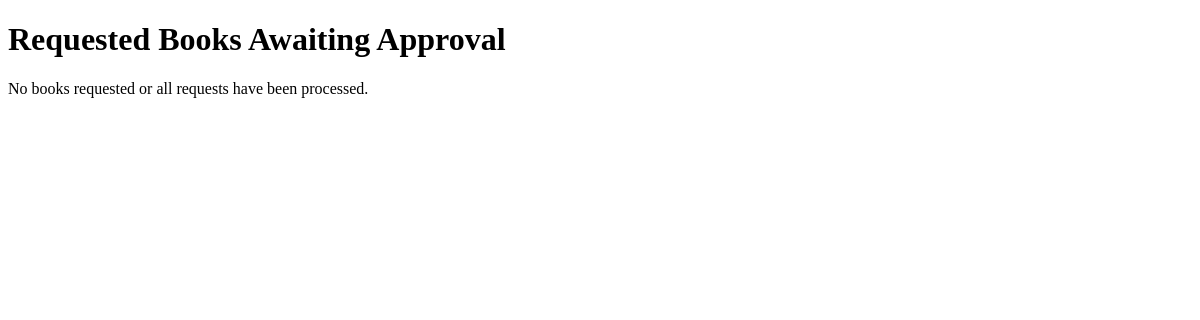
Before: /requested_books (signed in) with the older database file.
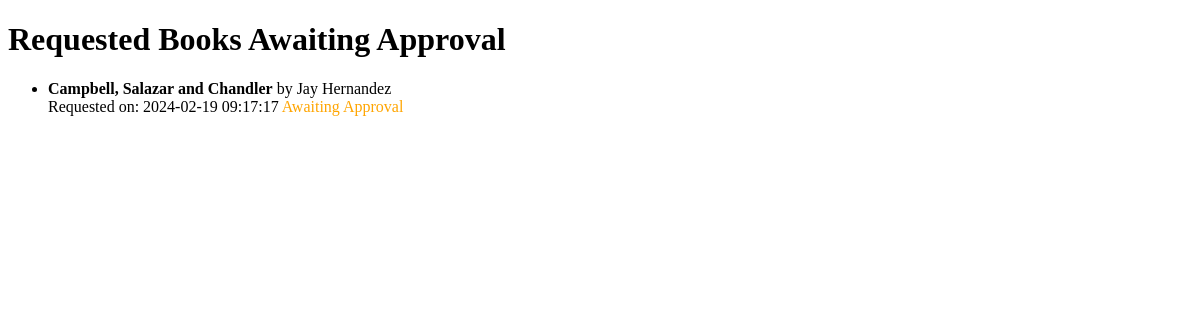
After: the same page with the newer database file.
### models.py (models this page shows, shortened)
class UserBook(db.Model):
    __tablename__ = "userbook"
    id = Column(Integer, primary_key=True)
    user_id = Column(Integer, ForeignKey('user.id'), nullable=False)
    book_id = Column(Integer, ForeignKey('book.id'), nullable=False)
    t_request = Column(DateTime, default=datetime.utcnow, nullable=False)
    t_return = Column(DateTime, nullable=True)
    t_deadline = Column(DateTime, nullable=True)
    is_approved = Column(Boolean, default=False)
    is_rejected = Column(Boolean, default=False)
    user = db.relationship('User', back_populates='user_books')
    book = db.relationship('Book', back_populates='user_books')

class Book(db.Model):
    __table_name__ = "book"
    id = Column(Integer, primary_key=True)
    name = Column(String(100), nullable=False)
    content = Column(Text, nullable=False)
    author = Column(String(100), nullable=False)
    section_id = Column(Integer, ForeignKey('section.id'), nullable=False)
    user_books = db.relationship('UserBook', back_populates='book', lazy=True)

### app.py (the view)
@app.route('/requested_books')
def requested_books():
    user_id = session.get('user_id')
    if not user_id:
        flash('Please log in to view requested books.', 'error')
        return redirect(url_for('login'))
    requested_books = db.session.query(UserBook, Book).join(Book)\
                  .filter(UserBook.user_id == user_id, UserBook.is_approved == False, UserBook.is_rejected == False).all()
    print(requested_books)
    return render_template('users/requested_books.html', requested_books=requested_books)

### templates/users/requested_books.html (shortened to what this page needs)
<!DOCTYPE html>
<html lang="en">
<head>
</head>
<body>
    <h1>Requested Books Awaiting Approval</h1>
    {% if requested_books %}
        <ul>
            {% for user_book, book in requested_books %}
            <li>
                <strong>{{ book.name }}</strong> by {{ book.author }}
                <br>
                Requested on: {{ user_book.t_request.strftime('%Y-%m-%d %H:%M:%S') }}
                {% if user_book.is_rejected %}
                <span style="color: red;">Rejected</span>
                {% else %}
                <span style="color: orange;">Awaiting Approval</span>
                {% endif %}
            </li>
            {% endfor %}
        </ul>
    {% else %}
        <p>No books requested or all requests have been processed.</p>
    {% endif %}
</body>
</html>

Changed rows visible on the page:
added UserBook: name "Campbell, Salazar and Chandler", author "Jay Hernandez", t_request "2024-02-19 09:17:17", is_rejected "Awaiting Approval"
Other visible differences:
text no longer shown: "No books requested or all requests have been processed."
